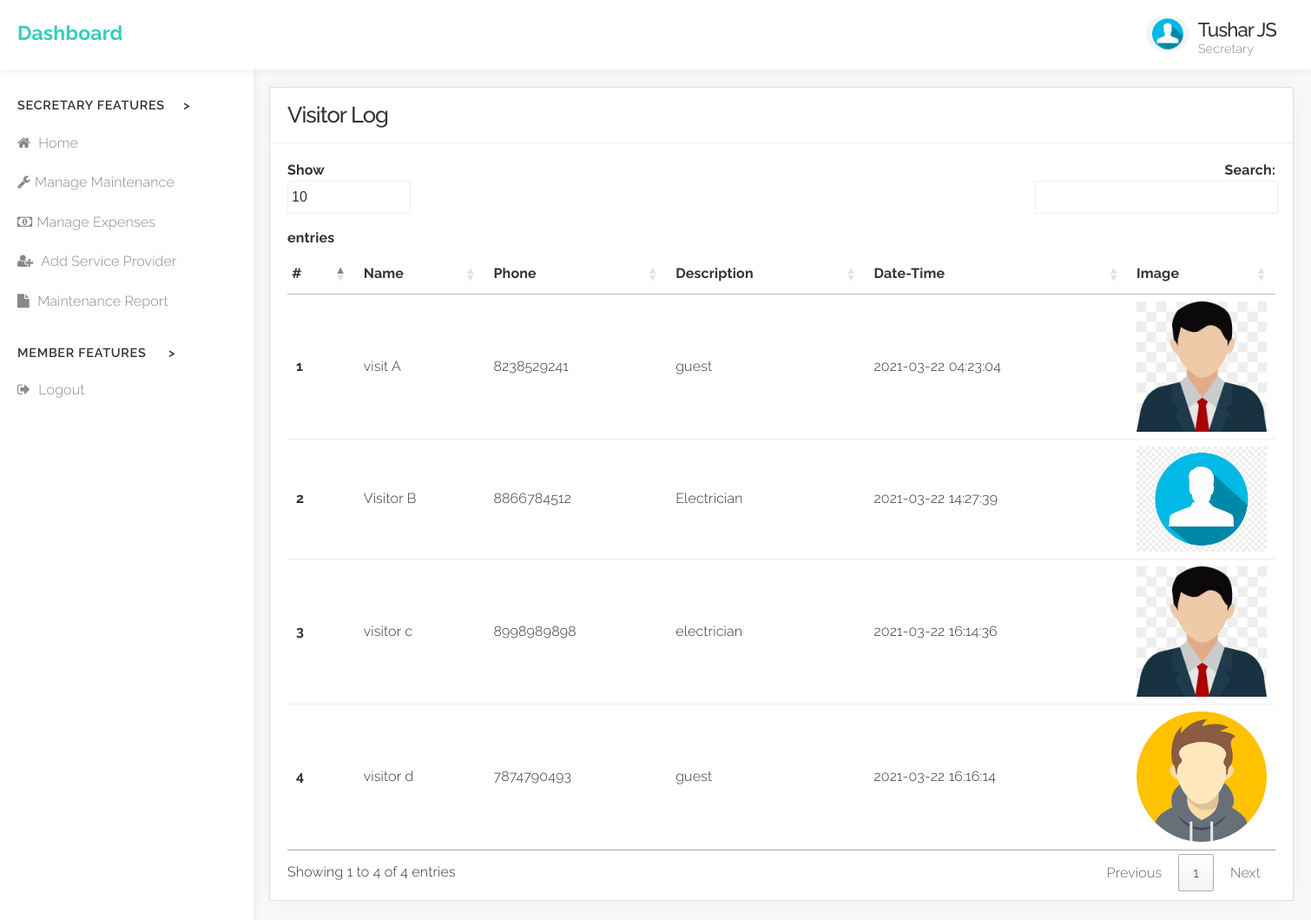
Screenshot of /Secretary/View_Visitor.php (signed in) with the database file from the repository.
### tables this page shows
CREATE TABLE `tbl_visitor_entry` (
  `veid` int(11) NOT NULL,
  `vname` varchar(50) NOT NULL,
  `description` varchar(250) NOT NULL,
  `sid` int(11) NOT NULL,
  `wing` char(2) NOT NULL,
  `flat` int(6) NOT NULL,
  `phone` varchar(10) NOT NULL,
  `datetime` datetime NOT NULL DEFAULT current_timestamp(),
  `image` varchar(150) NOT NULL,
  `status` varchar(10) NOT NULL DEFAULT 'pending'
);

### Secretary/View_Visitor.php (the view, shortened to what this page needs)
<?php
include_once 'Secretary_Dashboard.php';
?>
<!DOCTYPE html>
<html lang="en">
<head>
    <link rel="stylesheet" href="https://maxcdn.bootstrapcdn.com/bootstrap/4.5.2/css/bootstrap.min.css">
    <link href="https://cdnjs.cloudflare.com/ajax/libs/toastr.js/2.0.1/css/toastr.css" rel="stylesheet" />
    <link href="//cdn.datatables.net/1.10.24/css/jquery.dataTables.min.css" rel="stylesheet" type="text/css" />
    <link rel="stylesheet" type="text/css" href="https://cdn.datatables.net/1.10.15/css/jquery.dataTables.css">
    <link rel="stylesheet" href="../css/font-awesome.min.css">
    <link rel="stylesheet" href="../css/normalize.css">
    <link rel="stylesheet" href="../css/milligram.min.css">
    <link rel="stylesheet" href="../css/styles.css">
</head>
<body>
    <?php
    $w = $_SESSION['wing'];
    $f = $_SESSION['flat'];
    $result = mysqli_query($conn, "SELECT * From tbl_visitor_entry where wing='$w' and flat=$f");  ?>
    <div class="row grid-responsive" id="tbl">
        <div class="column ">
            <div class="card">
                <div class="card-title">
                    <h3>Visitor Log</h3>
                </div>
                <div class="card-block">
                    <table id="UserTable">
                        <thead>
                            <tr>
                                <th scope="col" style="padding-left: 5px;">#</th>
                                <th>Name</th>
                                <th>Phone</th>
                                <th>Description</th>
                                <th>Date-Time</th>
                                <th>Image</th>
                            </tr>
                        </thead>
                        <tbody>
                            <?php
                            $i = 1;
                            while ($data = mysqli_fetch_array($result)) {
                            ?>
                                <tr>
                                    <th scope="row" style="padding-left: 10px;"><?php echo $i; ?></th>
                                    <td><?php echo $data['vname']; ?></td>
                                    <td><?php echo $data['phone']; ?></td>
                                    <td><?php echo $data['description']; ?></td>
                                    <td><?php echo $data['datetime']; ?></td>
                                    <td style=" width: 150px; height: 200;"><img src="../Image/user/<?php echo $data['image']; ?>"></td>
                                <?php $i++;
                            } ?>
                                </tr>
                        </tbody>
                    </table>
                </div>
            </div>
        </div>
    </div>
</body>
</html>

### css/logincss.css (style rules this page uses)
* { box-sizing: border-box; }
html { background-color: #f7f2dfe7; }
body { background-color: #f7f2dfe7; }
.column { float: left; width: 50%; padding: 10px; }
.row:after { content: ""; display: table; clear: both; }

### css/styles.css (style rules this page uses)
body { background: #f9f9f9; height: 100%; overflow-x: hidden; font-size: 1.6em; font-family: "Open Sans", "Helvetica Neue", Helvetica, Arial, sans-serif; color: #333; }
h1, h2, h3, h4, h5, h6 { font-weight: 500; letter-spacing: -.1rem; margin-bottom: 2.0rem; margin-top: 0; }
h3 { font-size: 1.6em; }
td, th { border-bottom: 0.1rem solid #eee; }
.card { background: #fff; box-shadow: 0px 0px 25px rgba(0, 0, 0, 0.05); margin-bottom: 2.2rem; }
.card .card-title { border-bottom: 1px solid #eee; padding: 15px 20px; }
.card .card-title h1, .card .card-title h2, .card .card-title h3, .card .card-title h4, .card .card-title h5, .card .card-title h6 { margin: 0; padding: 0; }
.card .card-block { padding: 10px 20px; }

### Secretary/Secretary_Dashboard.php (style rules this page uses)
* { font-family: Raleway; }

### Secretary/View_Visitor.php (style rules this page uses)
#tbl { margin-left: 300px; margin-top: 100px; width: 1200px; }

### rows the page displays
tbl_visitor_entry: vname "visit A", phone "8238529241", description "guest", datetime "2021-03-22 04:23:04", image (placeholder picture)
tbl_visitor_entry: vname "Visitor B", phone "8866784512", description "Electrician", datetime "2021-03-22 14:27:39", image (picture)
tbl_visitor_entry: vname "visitor c", phone "8998989898", description "electrician", datetime "2021-03-22 16:14:36", image (picture)
tbl_visitor_entry: vname "visitor d", phone "7874790493", description "guest", datetime "2021-03-22 16:16:14", image (picture)

### other values shown
$_SESSION['mname'] "Tushar JS"
